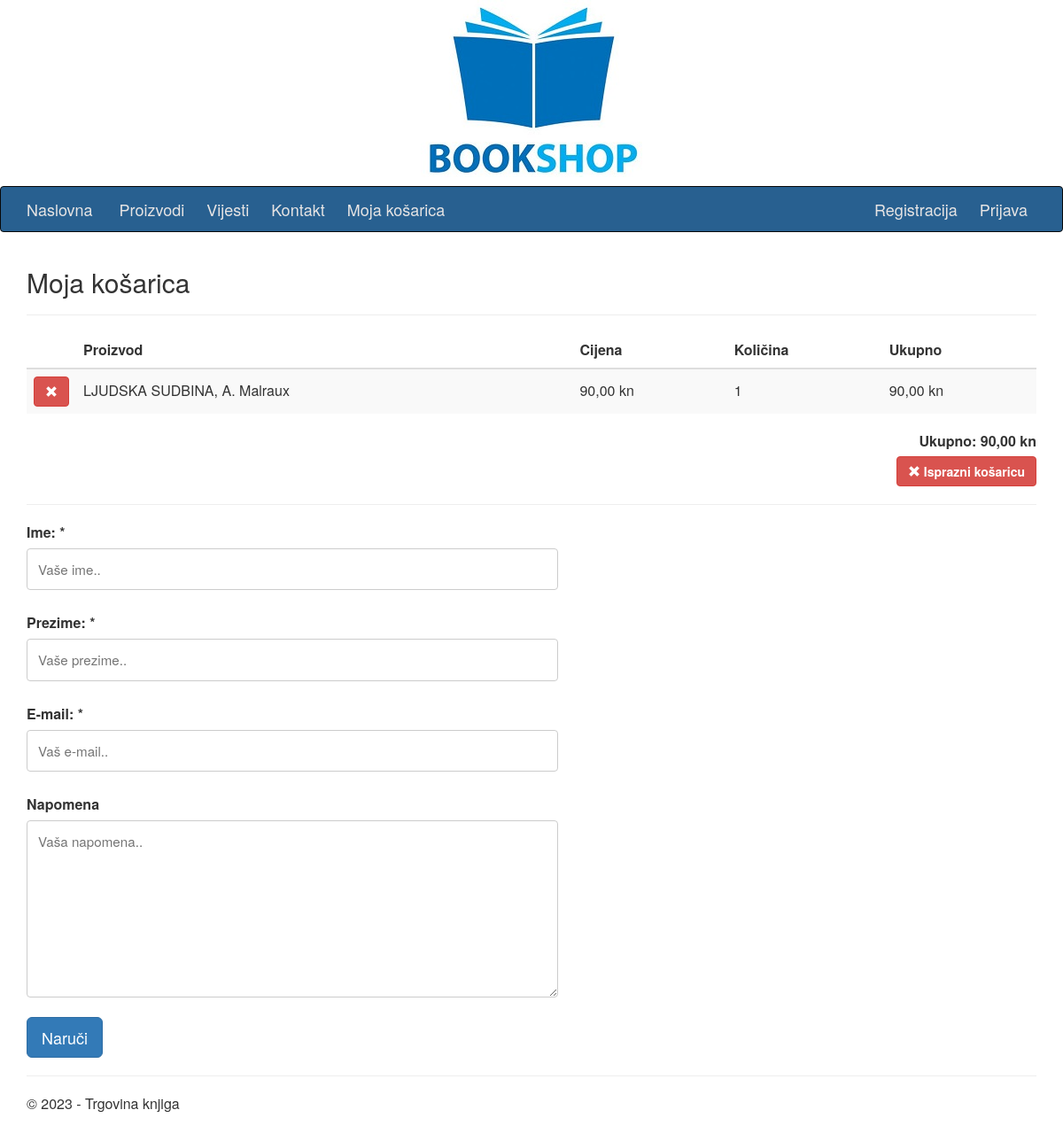
The page /index.php?pg=10&act=2&id=2 on the database its author committed.
### tables this page shows
CREATE TABLE products (
  id int NOT NULL AUTO_INCREMENT,
  title varchar(255) NOT NULL,
  price numeric(10,2) not null,
  description text NOT NULL,
  img varchar(255),
  active enum('Y','N') NOT NULL,
  creator_id int,
  created_at DATETIME NOT NULL DEFAULT CURRENT_TIMESTAMP,
  updated_at DATETIME NOT NULL DEFAULT CURRENT_TIMESTAMP ON UPDATE CURRENT_TIMESTAMP,
  
  FOREIGN KEY (creator_id)
  REFERENCES users(id)
  ON DELETE SET NULL,
  
  PRIMARY KEY (id)
);

### kosarica.php (the view, shortened to what this page needs)
<?php
$act = 1;
if(isset($_GET['act'])) { $act = $_GET['act']; }
?>
<h2><?php print $title ?></h2>
<?php
$brojproizvoda = 0;
if (isset($_SESSION['kosarica']))
{
	$kosaricasession = explode(";", $_SESSION['kosarica']);
	$brojproizvoda = count($kosaricasession);
	if ($brojproizvoda - 1 > 0)
	{
		$brojproizvoda = 0;
		foreach ($kosaricasession as $proizvodi)
		{
			if ($proizvodi!="")
			{
				$proizvod = explode("|", $proizvodi);
				$query  = "SELECT * FROM products";
				$query .= " WHERE active='Y' and id=" . $proizvod[0];
				$result = @mysqli_query($MySQL, $query);
				$rowcount = mysqli_num_rows($result);
				if ($rowcount > 0)
				{
					$brojproizvoda = $brojproizvoda + 1;
				}
			}
		}
		if ($brojproizvoda > 0)
		{
?>
<hr />
	<table class="table table-striped">
        <thead>
          <tr>
            <th scope="col" style="width:50px"></th>
            <th scope="col">Proizvod</th>
            <th scope="col">Cijena</th>
			<th scope="col">Količina</th>
            <th scope="col">Ukupno</th>
          </tr>
        </thead>
        <tbody>
<?php
			$products_pricetotal = 0;
			foreach ($kosaricasession as $proizvodi)
			{
				if ($proizvodi!="")
				{
					$proizvod = explode("|", $proizvodi);
					$query  = "SELECT * FROM products";
					$query .= " WHERE active='Y' and id=" . $proizvod[0];
					$result = @mysqli_query($MySQL, $query);
					$row = @mysqli_fetch_array($result);
					$rowcount = mysqli_num_rows($result);
					if ($rowcount > 0)
					{
						$products_title = $row['title'];
						$products_price = number_format($row['price'], 2, ',', ' ');
						$products_pricetotal = $products_pricetotal + ($row['price']*$proizvod[1]);
						$products_pricesubtotal = number_format($row['price']*$proizvod[1], 2, ',', ' ');
?>
          <tr>
            <td>
              <a onclick="return obrisi();" href="index.php?pg=<?php print $pg ?>&act=4&id=<?php print $proizvod[0] ?>"><button type="button" class="btn btn-danger"><span class="glyphicon glyphicon-remove"></span></button></a>
            </td>
			<td><?php print $products_title ?></td>
            <td><?php print $products_price ?> kn</td>
            <td><?php print $proizvod[1] ?></td>
            <td><?php print $products_pricesubtotal ?> kn</td>
          </tr>
<?php
					}
				}
			}
?>
        </tbody>
      </table>
	  <div style="text-align:right;font-weight:bold;margin-bottom:5px">Ukupno: <?php print number_format($products_pricetotal, 2, ',', ' '); ?> kn</div>
	  <div class="basket" style="text-align:right"><a href="index.php?pg=10&act=3" class="btn btn-danger"><span class="glyphicon glyphicon-remove"></span> Isprazni košaricu</a></div>
<?php
		}
		else
		{
			$msginfo =  "Vaša košarica je prazna!";
		}
	}
	else
	{
		$msginfo =  "Vaša košarica je prazna!";
	}
}
else
{
	if ($act != 5)
		$msginfo =  "Vaša košarica je prazna!";
}
?>
<hr />
<div>
   <form action="" id="contact_form" name="contact_form" method="POST">
      <label for="fname">Ime: *</label>
      <input type="text" id="fname" name="firstname" value="<?php print $user_active_name ?>" placeholder="Vaše ime.." required>
      <label for="lname">Prezime: *</label>
      <input type="text" id="lname" name="lastname" value="<?php print $user_active_lastname ?>" placeholder="Vaše prezime.." required>
      <label for="email">E-mail: *</label>
      <input type="email" id="email" name="email" value="<?php print $user_active_email ?>" placeholder="Vaš e-mail.." required>
      <label for="note">Napomena</label>
      <textarea id="note" name="note" placeholder="Vaša napomena.." style="height:200px"></textarea>
      <input type="submit" class="btn btn-primary btn-lg" <?php ($brojproizvoda == 0 ? print "disabled" : "") ?> value="Naruči">
   </form>
</div>

### css/Site.css (style rules this page uses)
table.table-striped tr > td { vertical-align: middle; }
div.admin div.details, label { margin-top: 10px; margin-bottom: 0px; }
label { display: block; }
input[type=text], input[type=email], input[type=password], input[type=file], select, textarea { min-width: 600px; padding: 12px; border: 1px solid #ccc; border-radius: 4px; box-sizing: border-box; margin-top: 6px; margin-bottom: 16px; font-size: 95%; }
input[type=submit] { display: block; }
.basket .btn { font-weight: bold; }

### rows shown on the page
products: title "LJUDSKA SUDBINA, A. Malraux", price "90,00", proizvod "1"

### other values the page prints
$title "Moja košarica"
$products_pricetotal "90,00"
